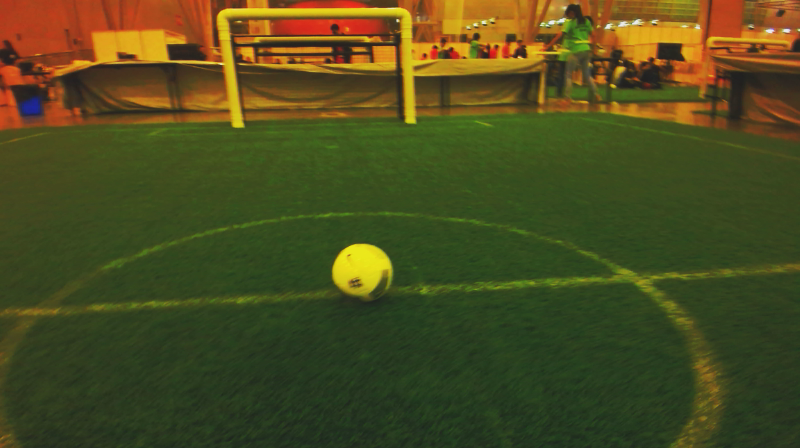
#> input picture 2.png, 800 x 448 px
$ python connected_component.py
#> lines starting #> are read from the running program, lines starting #| are printed output that depends on the picture; after the words box and inside, x2 and y2 are one past the last pixel; in counts of white or black regions, pixels touching at a corner belong together
import cv2
import matplotlib.pyplot as plt
import numpy as np
from matplotlib.colors import hsv_to_rgb

def erase_component(mask):
    #The method receives an binary image
    #find all your connected components
    #connectedComponentswithStats yields every seperated component with information on each of them, such as size
    nb_components, output, stats, centroids = cv2.connectedComponentsWithStats(mask, connectivity=8)
    #the following part is just taking out the background which is also considered a component, but most of the time we don't want that.
    sizes = stats[1:, -1]; nb_components = nb_components - 1

    # minimum size of particles we want to keep (number of pixels)
    min_size = 2000

    #your answer image
    img2 = np.zeros((output.shape))
    #for every component in the image, you keep it only if it's above min_size
    for i in range(0, nb_components):
        if sizes[i] >= min_size:
            img2[output == i + 1] = 255

    #kernel = np.ones((12,12),np.uint8)
    #dilation = cv2.dilate(img2,kernel,iterations = 1)
    cv2.imshow('mask', img2)


# smoothening images and reducing noise
img2 = cv2.imread('2.png')
#> img2 is the input picture: shape (448, 800, 3); mean B, G, R 30.8, 75.6, 76.1
img2 = cv2.cvtColor(img2, cv2.COLOR_BGR2RGB)
img = cv2.medianBlur(img2, 15)
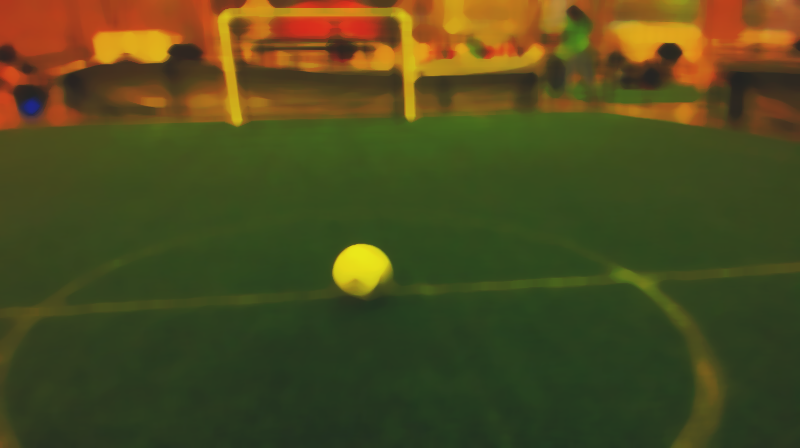
#> img: shape (448, 800, 3); mean R, G, B 75.8, 74.3, 30.5
imgb = cv2.bilateralFilter(img2, 15, 75, 75)
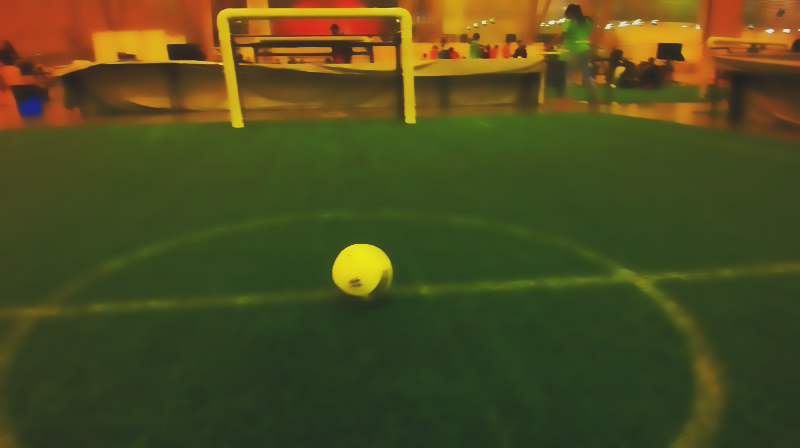
#> imgb: shape (448, 800, 3); mean R, G, B 76, 75.5, 30.7

light_green = (29, 28, 20)
dark_green = (68, 234, 255)
light_green1 = (29, 28, 20)
dark_green1 = (68, 234, 255)

hsv_imgb = cv2.cvtColor(imgb, cv2.COLOR_RGB2HSV)
#> hsv_imgb: shape (448, 800, 3); mean H, S, V 37.2, 153.2, 89.3
#hsv_img = cv2.cvtColor(img, cv2.COLOR_RGB2HSV)

mask1 = cv2.inRange(hsv_imgb, light_green, dark_green)
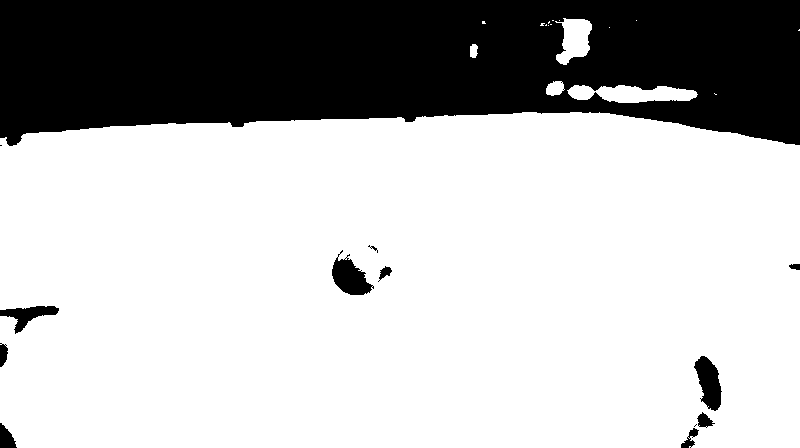
#> mask1: shape (448, 800); 72.4% white; 13 black regions (2 under 20 px), largest, box (x1, y1, x2, y2) and area: (0, 0, 800, 146) 95396, (332, 250, 374, 295) 1000, (694, 356, 722, 411) 942
cv2.imshow('mask1', mask1)
#mask2 = cv2.inRange(hsv_img, light_green, dark_green)
mask2 = cv2.inRange(hsv_imgb, light_green1, dark_green1)
cv2.imshow('mask2', mask2)
mask = mask1 + mask2
cv2.imshow('mask', mask)

result =  cv2.bitwise_and(img, img, mask=mask1)
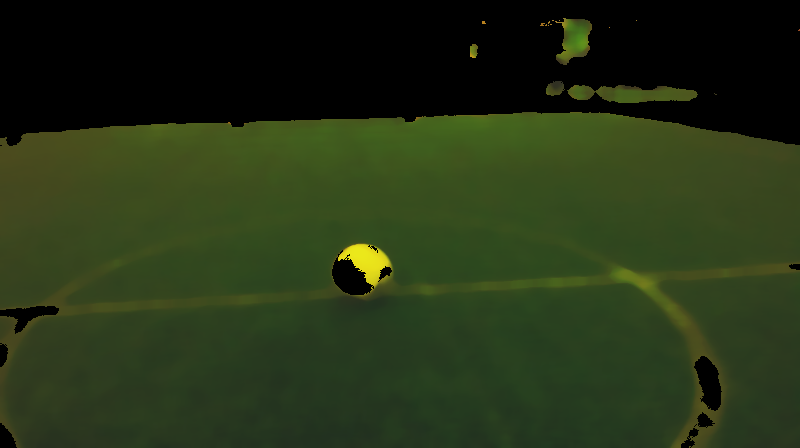
#> result: shape (448, 800, 3); mean R, G, B 37.7, 50.8, 22
img=imgb

cv2.imwrite("mask.jpg", mask)
#connected_component_label(mask)
erase_component(mask)
#> in erase_component, `nb_components, output, stats, centroids = cv2.connectedComponentsWithS..`:
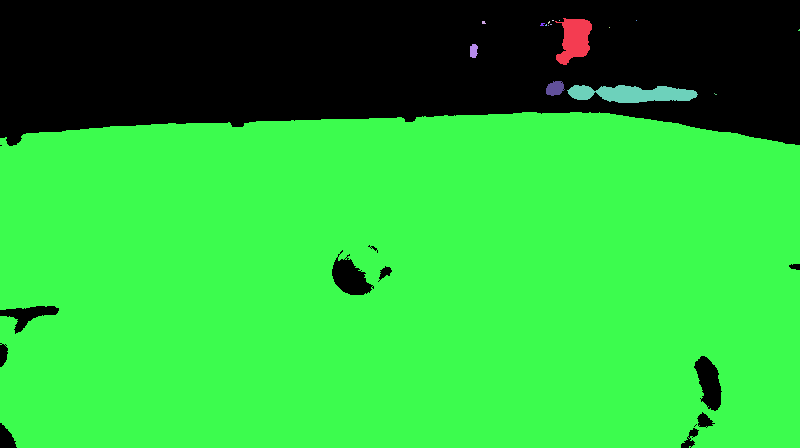
#> output: shape (448, 800) int32; 18 distinct labels, from 0 to 17; one colour per label, 0 black
#> in erase_component, `nb_components, output, stats, centroids = cv2.connectedComponentsWithS..`: nb_components = 18; stats = 18 rows, first 6: [0, 0, 800, 448, 98914], [555, 18, 37, 47, 1105], [482, 21, 4, 3, 10], [548, 21, 2, 3, 4], [552, 20, 2, 1, 2], [559, 20, 1, 1, 1]; centroids = 18 rows, first 8: [390.9, 70.97], [574.2, 39.15], [483.2, 22.1], [548.5, 22], [552.5, 20], [559, 20], [636, 20], [541.9, 24]
#> in erase_component, `sizes = stats[1:, -1]`: sizes = 17 values, max 256392 at index 16, min 1 at index 4, mean 15263.9
#> in erase_component, `nb_components = nb_components - 1`: nb_components = 17
#> after the loop in erase_component, `for i in range(0, nb_components):`:
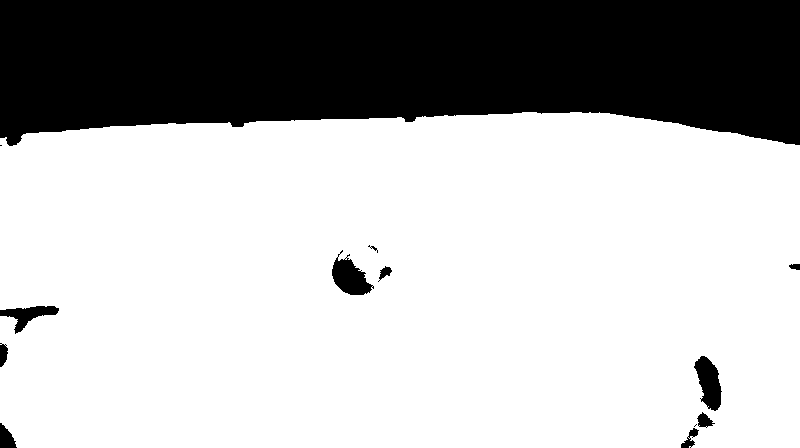
#> img2: shape (448, 800) float64; 71.5% white; 13 black regions (2 under 20 px), largest, box (x1, y1, x2, y2) and area: (0, 0, 800, 146) 98490, (332, 250, 374, 295) 1000, (694, 356, 722, 411) 942
cv2.waitKey(0)
cv2.destroyAllWindows()
#Contour detection
